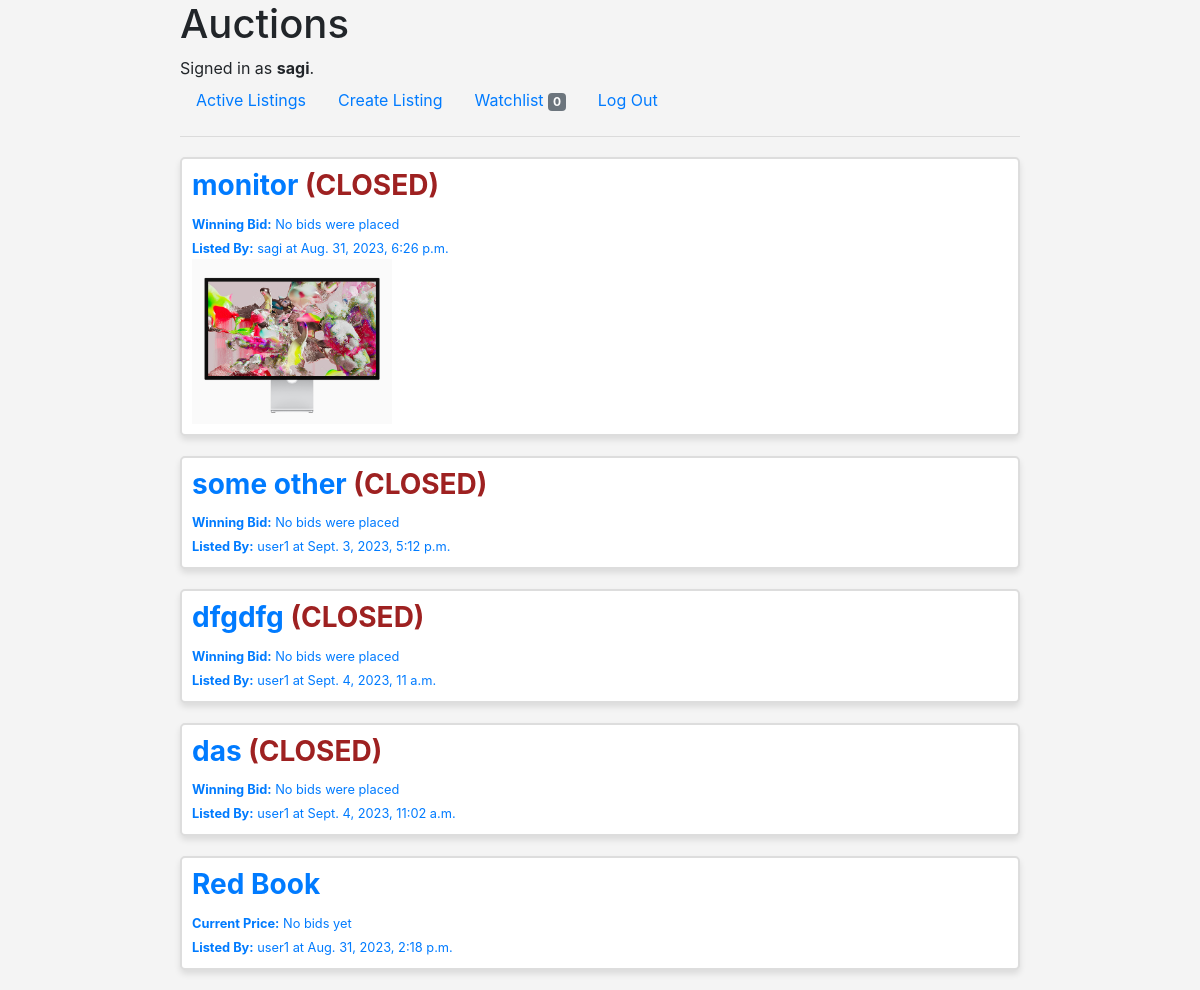
The page /watchlist/ (signed in) on the database as committed earlier.
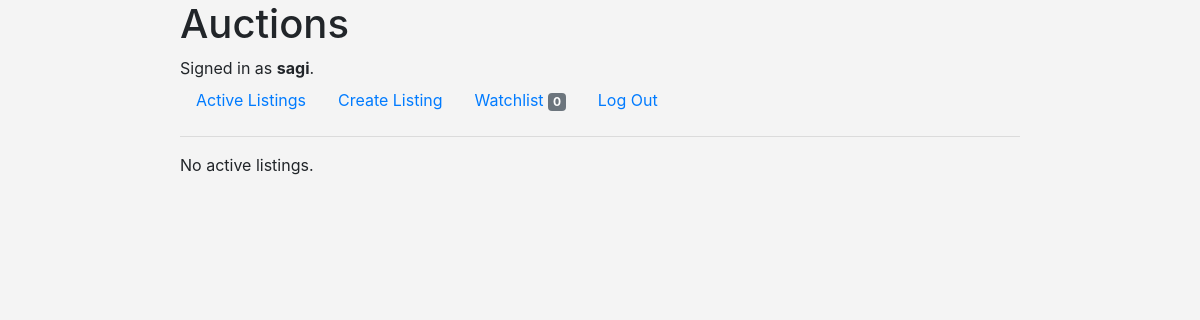
The same page on the database as committed later.
### auctions/models.py (models this page shows)
class AuctionList(models.Model):
    seller = models.ForeignKey('User', on_delete=models.CASCADE, related_name = "lists")
    productName = models.CharField(max_length=64)
    initialPrice = models.DecimalField(max_digits=30, decimal_places=2)
    info = models.TextField(max_length=1000)
    creationTime = models.DateTimeField(auto_now_add=True)
    image = models.ImageField(upload_to= user_directory_path, blank=True, null=True)
    watchlist = models.ManyToManyField(User, blank=True, related_name = "watchlist")
    CATEGORY_CHOICES = [
        ('Uncategorized', 'Select a category'),
        ('Electronics', 'Electronics'),
        ('Clothing', 'Clothing'),
        ('Home and Garden', 'Home and Garden'),
        ('Toys and Games', 'Toys and Games'),
        ('Books', 'Books'),
        ('Sports and Outdoors', 'Sports and Outdoors'),
        ('Automotive', 'Automotive'),
        ('Jewelry and Watches', 'Jewelry and Watches'),
        ('Collectibles', 'Collectibles'),
        ('Health and Beauty', 'Health and Beauty'),
        ('Music and Instruments', 'Music and Instruments'),
        ('Art and Crafts', 'Art and Crafts'),
        ('Food and Beverages', 'Food and Beverages'),
        ('Pets', 'Pets'),
        ('Travel and Experiences', 'Travel and Experiences'),
        ('Other', 'Other'),
    ]
    category = models.CharField(
        max_length=50,
        choices=CATEGORY_CHOICES,
        default='Uncategorized',
    )
    AUCTION_STATUS_CHOICES = (
        ('active', 'Active'),
        ('closed', 'Closed')
    )
    status = models.CharField(
        max_length=10,
        choices=AUCTION_STATUS_CHOICES,
        default='active'  # Set the default status to 'active' when an auction is created.
    )

class User(AbstractUser):
    pass

### auctions/views.py (the view)
# urls.py: path("watchlist/", views.watchlist, name="watchlist"),
@login_required
def watchlist(request):
    newNotifications = request.user.notifications.filter(is_read=False)
    newNotificatedProductsIds = list(newNotifications.values_list('product__id', flat=True))
    watchlist = request.user.watchlist.all()
    return render(request,"auctions/watchlist.html",{
        "watchlist":watchlist,
        "newNotificatedProductsIds":newNotificatedProductsIds
    })

### auctions/context_processors.py (called while the page is built)
def notification_count(request):
    if request.user.is_authenticated:
        return {'notification_count': Notification.objects.filter(user=request.user, is_read=False).count()}
    return {}

### auctions/templates/auctions/watchlist.html
{% extends "auctions/layout.html" %}
{% block body %}
    {% for product in watchlist %}
    <a href="{% url 'productPage' product.id%}" class="auctionProductLink">
        <div class="auctionProduct">
            <div class="productText">
                <h3><b> {{product.productName}} <span class="status">{% if product.status == 'closed' %} (CLOSED) {% endif %} </span> </b></h3>
                {% if product.highestBid %}
                    {% if product.status == 'active' %}
                        <small><b>Current Price:</b> {{ product.highestBid|floatformat:2  }}$</small> <br>
                    {% else %}
                        <small><b>Winning Bid:</b> {{ product.highestBid|floatformat:2  }}$</small> <br>
                    {% endif %}
                {% else %}
                    {% if product.status == 'active' %}
                        <small><b>Current Price:</b> No bids yet</small><br>
                    {% else %}
                        <small><b>Winning Bid:</b> No bids were placed </small><br>
                    {% endif %}
                {% endif %}
                <small><b>Listed By:</b> {{product.seller}} at {{ product.creationTime }}</small>
            </div>
            <div class="productImg">
                {% if product.image %}
                    <img src="{{ product.image.url }}" alt="{{ product.productName }}" style="max-width: 200px;">
                {% endif %}
            </div>
        </div>
    </a>
    {%empty%}
        <p>No active listings.</p>
    {% endfor %}
{% endblock %}

Rows that differ between the two databases and show on the page:
removed AuctionList: productName "monitor", status "(CLOSED)", shows "Winning Bid:", seller "sagi", creationTime "Aug. 31, 2023, 6:26 p.m.", image (picture)
removed AuctionList: productName "some other", status "(CLOSED)", shows "Winning Bid:", seller "user1", creationTime "Sept. 3, 2023, 5:12 p.m."
removed AuctionList: productName "dfgdfg", status "(CLOSED)", shows "Winning Bid:", seller "user1", creationTime "Sept. 4, 2023, 11 a.m."
removed AuctionList: productName "das", status "(CLOSED)", shows "Winning Bid:", seller "user1", creationTime "Sept. 4, 2023, 11:02 a.m."
no longer on this page (row edited): AuctionList: productName "Red Book", shows "Current Price:", status "No bids yet", seller "user1", creationTime "Aug. 31, 2023, 2:18 p.m."
Other text that changed with them:
text now shown: "No active listings."
